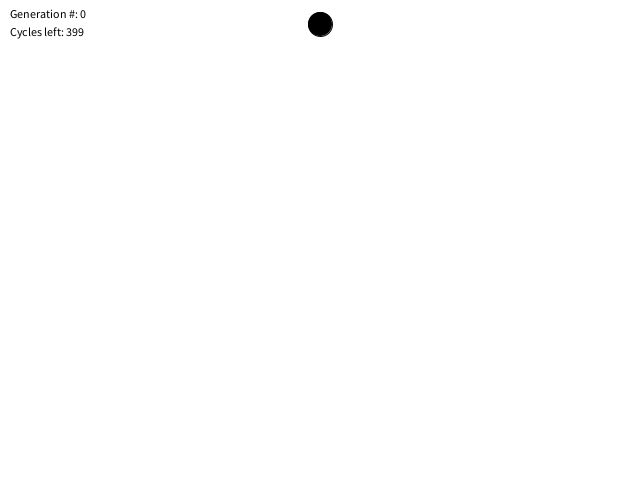
Frame 1 (no input)
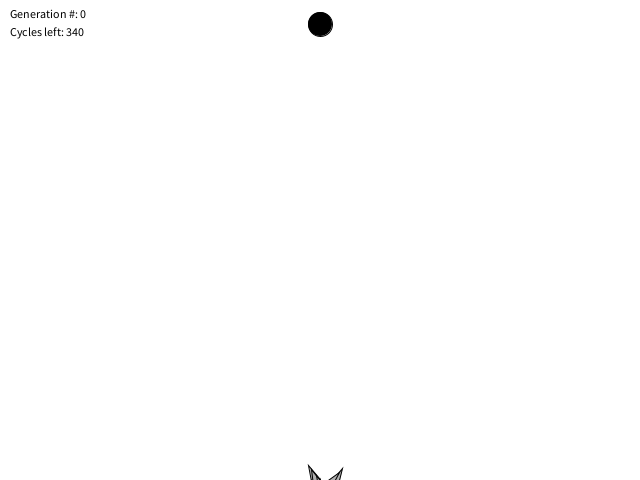
Frame 60 (the mouse pressed at the canvas centre just before this capture)
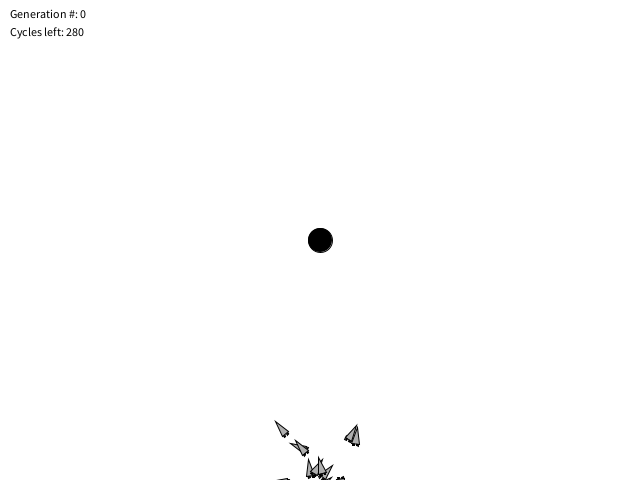
Frame 120 (the mouse held since frame 60 and released just before this capture)

The Processing sketch that drew these frames (run headless with seeded random() and noise(); from frame 60 on, the mouse is pressed at the canvas centre):

// Processing sketch: SmartRocket
// ── SmartRocket.pde
int lifetime;
int lifeCounter;
Population population;
PVector target;

void setup() {
  size(640, 480);
  lifetime = 400;
  lifeCounter = 0;
  int popsize = 50;

  target = new PVector(width/2, 24);

  float mutationRate = 0.01;
  population = new Population(mutationRate, popsize);
}

void draw() {
  background(255);

  fill(0);
  ellipse(target.x, target.y, 24, 24);

  if (lifeCounter < lifetime) {
    population.live();
    lifeCounter++;
  } else {
    lifeCounter = 0;
    population.fitness();
    population.selection();
    population.reproduction();
  }

  fill(0);
  text("Generation #: " + population.getGenerations(), 10, 18);
  text("Cycles left: " + (lifetime-lifeCounter), 10, 36);
}

void mousePressed() {
  target.x = mouseX;
  target.y = mouseY;
}

// ── DNA.pde
class DNA { // Genotype

  PVector[] genes;

  float maxforce = 0.1;

  DNA() {
    genes = new PVector[lifetime];
    for (int i = 0; i < genes.length; i++) {
      genes[i] = PVector.random2D();
      genes[i].mult(random(0, maxforce));
    }
  }

  DNA(PVector[] newGenes) {
    genes = newGenes;
  }

  DNA crossover(DNA partner) {
    PVector[] childGenes = new PVector[genes.length];
    int midpoint = int(random(genes.length));

    for (int i = 0; i < genes.length; i++) {
      if (i < midpoint) {
        childGenes[i] =genes[i];
      } else {
        childGenes[i] = partner.genes[i];
      }
    }
    return new DNA(childGenes);
  }

  void mutate(float mutationRate) {
    for (int i = 0; i < genes.length; i++) {
      if (random(1) < mutationRate) {
        genes[i] = PVector.random2D();
        genes[i].mult(random(0, maxforce));
      }
    }
  }
}

// ── Population.pde
class Population {

  float mutationRate;
  Rocket[] population;
  ArrayList<Rocket> matingPool;
  int generations;

  Population(float mr, int popsize) {
    mutationRate = mr;
    population = new Rocket[popsize];
    matingPool = new ArrayList<Rocket>();
    generations = 0;

    for (int i = 0; i < popsize; i++) {
      population[i] = new Rocket();
    }
  }

  void live() {
    for (int i = 0; i < population.length; i++) {
      population[i].run();
    }
  }

  void fitness() {
    for (Rocket rocket : population) {
      rocket.fitness();
    }
  }

  void selection() {
    matingPool.clear();

    float maxFitness = getMaxFitness();

    for (int i = 0; i < population.length; i++) {
      float normalizedFitness = map(population[i].getFitness(), 0, maxFitness, 0, 1);
      int n = (int)(normalizedFitness * 100);
      for (int j = 0; j < n; j++) {
        matingPool.add(population[i]);
      }
    }
  }

  void reproduction() {
    for (int i = 0; i < population.length; i ++) {
      // Select parent
      int a = int(random(0, matingPool.size()));
      int b = int(random(0, matingPool.size()));
      Rocket partnerA = matingPool.get(a);
      Rocket partnerB = matingPool.get(b);
      DNA partnerAGene = partnerA.getDNA();
      DNA partnerBGene = partnerB.getDNA();

      // Crossover
      DNA childGene = partnerAGene.crossover(partnerBGene);

      // Mutation
      childGene.mutate(mutationRate);

      // Overwrite population with the new one
      population[i] = new Rocket(childGene);
    }
    generations++;
  }

  float getMaxFitness() {
    float maxFitness = 0;
    for (Rocket rocket : population) {
      float rocketFitness = rocket.getFitness();
      if (rocketFitness > maxFitness) {
        maxFitness = rocketFitness;
      }
    }
    return maxFitness;
  }

  int getGenerations() {
    return generations;
  }
}

// ── Rocket.pde
class Rocket { // Phenotype
  
  DNA dna;
  float fitness;
  
  PVector location;
  PVector velocity;
  PVector acceleration;
  
  int geneCounter = 0;
  boolean hitTarget = false;
  float r;
  
  Rocket() {
    acceleration = new PVector();
    velocity = new PVector();
    location = new PVector(width/2, height+20);
    r = 4;
    dna = new DNA();
  }
  
  Rocket(DNA dna_) {
    acceleration = new PVector();
    velocity = new PVector();
    location = new PVector(width/2, height+20);
    r = 4;
    dna = dna_;
  }
  
  Rocket(PVector loc, DNA dna_) {
    acceleration = new PVector();
    velocity = new PVector();
    location = loc;
    r = 4;
    dna = dna_;
  }
  
  void applyForce(PVector f) {
    acceleration.add(f);
  }
  
  void fitness() {
    float d = PVector.dist(location, target);
    fitness = pow(1/d, 2);
  }
  
  void update() {
    velocity.add(acceleration);
    location.add(velocity);
    acceleration.mult(0);
  }
  
  void run() {
    checkHit();
    if (!hitTarget) {
      applyForce(dna.genes[geneCounter]);
      geneCounter++;
      update();
    }
    display();
  }
  
  void display() {
    float theta = velocity.heading() + PI/2;
    fill(200, 100);
    stroke(0);
    pushMatrix();
    translate(location.x, location.y);
    rotate(theta);

    // Thrusters
    rectMode(CENTER);
    fill(0);
    rect(-r/2, r*2, r/2, r);
    rect(r/2, r*2, r/2, r);

    // Rocket body
    fill(175);
    beginShape(TRIANGLES);
    vertex(0, -r*2);
    vertex(-r, r*2);
    vertex(r, r*2);
    endShape();

    popMatrix();
  }
  
  void checkHit() {
    float d = PVector.dist(location, target);
    if (d < 12) {
      hitTarget = true;
    }
  }
  
  DNA getDNA() {
    return dna;
  }
  
  float getFitness() {
    return fitness;
  }
}
